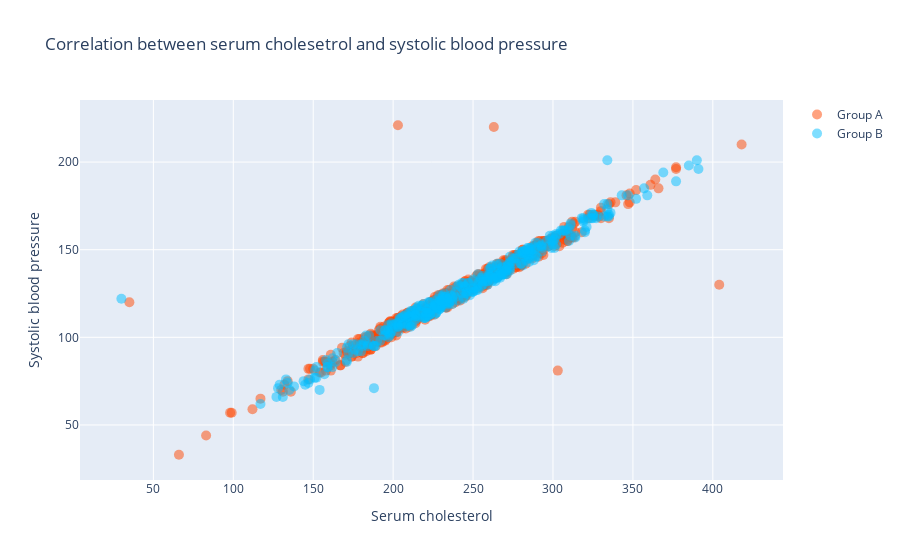

The cell this chart's notebook holds for it:
### Code cell
trace0 = go.Scatter(x=df[df["Group"] == "A"]["Cholesterol"],
                    y = df[df["Group"] == "A"]["sBP"],
                   mode = "markers",
                   marker= {"size":10, "color":"rgba(255, 70, 0, 0.5)"},
                   name = "Group A")

trace1 = go.Scatter(x=df[df["Group"] == "B"]["Cholesterol"],
                    y = df[df["Group"] == "B"]["sBP"],
                   mode = "markers",
                   marker= {"size":10, "color":"rgba(0, 190, 255, 0.5)"},
                   name = "Group B")
data = [trace0, trace1]
layout = {"title":"Correlation between serum cholesetrol and systolic blood pressure",
           "xaxis":{"title": "Serum cholesterol",
                    "zeroline":False},
           "yaxis":{"title": "Systolic blood pressure",
                    "zeroline":False}}
         
iplot({"data":data, "layout":layout})

### Figure 1 — Plotly figure (JSON) as saved in the notebook; plotly's stock layout.template omitted (floating-point values rounded to 4 significant figures; data arrays with more than 128 entries replaced by an {"elided": "..."} marker saying what was removed)
{"data": [{"marker": {"color": "rgba(255, 70, 0, 0.5)", "size": 10}, "mode": "markers", "name": "Group A", "type": "scatter", "x": {"elided": "516 int values"}, "y": {"elided": "516 int values"}}, {"marker": {"color": "rgba(0, 190, 255, 0.5)", "size": 10}, "mode": "markers", "name": "Group B", "type": "scatter", "x": {"elided": "384 int values"}, "y": {"elided": "384 int values"}}], "layout": {"autosize": true, "title": {"text": "Correlation between serum cholesetrol and systolic blood pressure"}, "xaxis": {"autorange": true, "range": [3.301, 444.7], "title": {"text": "Serum cholesterol"}, "type": "linear", "zeroline": false}, "yaxis": {"autorange": true, "range": [13.82, 240.2], "title": {"text": "Systolic blood pressure"}, "type": "linear", "zeroline": false}}}
